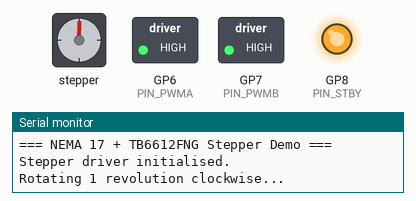
Bench run of a program on a simulated Raspberry Pi Pico. On the bench: stepper motor, switched loads named in the program (green lamp = pin HIGH), output pins drawn as LEDs (lit = HIGH), the last lines printed to the serial monitor. Wiring (inferred from the names in the program): stepper motor (200 steps per turn assumed): coils GP2, GP4, GP3, GP5. Pins used as bus, display or sensor lines are not drawn.

Above: at 2.05 s.
At 3.0 s:
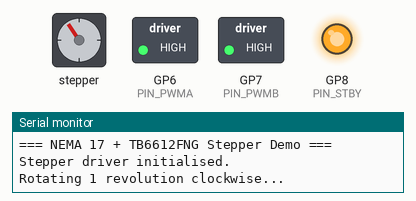
At 4.05 s:
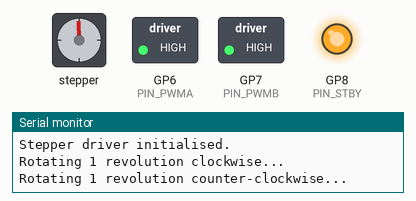
At 4.9 s:
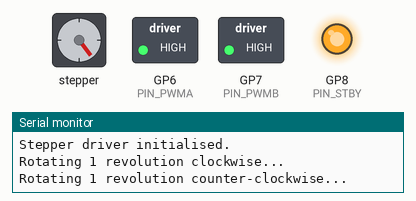
Timing chart, 0 to 11.1 s (numbered marks = the images above):
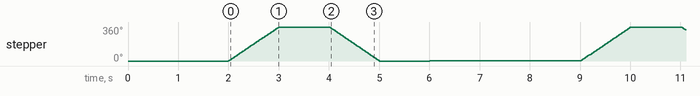

Measured:
- by itself, stepper: turns 360° clockwise in 1.0 s, then 360° counter-clockwise in 1.0 s, then 1° clockwise in 0.00 s, repeating every 7.0 s

The program:

main.cpp
```cpp
// =============================================================================
// main.cpp — Demo: spin a NEMA 17 stepper via TB6612FNG on Raspberry Pi Pico 2
// =============================================================================
//
// What this demo does:
//   1. Spin one full revolution clockwise          (200 steps)
//   2. Pause 1 second
//   3. Spin one full revolution counter-clockwise   (200 steps)
//   4. Pause 1 second
//   5. Release the motor (no holding torque)
//   6. Wait 3 seconds, then repeat
//
// Adjust STEP_DELAY_MS to change speed.  Lower = faster, but going below ~2 ms
// risks missed steps (the motor can't keep up).  5–10 ms is a safe start.
// =============================================================================

#include <Arduino.h>
#include "pins.h"
#include "stepper.h"

// Milliseconds between each step — controls motor speed
#define STEP_DELAY_MS 5

void setup() {
    // Start serial so we can print status messages
    Serial.begin(115200);

    // Small delay to let USB serial connect (helpful when debugging)
    delay(2000);
    Serial.println("=== NEMA 17 + TB6612FNG Stepper Demo ===");

    // Initialise the stepper driver (sets up pins, enables the TB6612FNG)
    stepper_init();
    Serial.println("Stepper driver initialised.");
}

void loop() {
    // --- Clockwise rotation ---
    Serial.println("Rotating 1 revolution clockwise...");
    stepper_move(STEPS_PER_REV, STEP_DELAY_MS);       // +200 steps = CW

    delay(1000);  // Pause between direction changes

    // --- Counter-clockwise rotation ---
    Serial.println("Rotating 1 revolution counter-clockwise...");
    stepper_move(-STEPS_PER_REV, STEP_DELAY_MS);      // -200 steps = CCW

    delay(1000);

    // --- Release the motor so it doesn't overheat while idle ---
    Serial.println("Releasing motor (no holding torque).");
    stepper_release();

    delay(3000);  // Wait before the next cycle
}
```

stepper.h
```cpp
// =============================================================================
// stepper.h — Simple stepper-motor driver for the TB6612FNG
// =============================================================================
//
// Drives a bipolar stepper (NEMA 17) through a TB6612FNG in full-step mode.
//
// Full-step sequence (two-phase-on):
//   Step 0:  A+  B+      (both coils energised, one direction each)
//   Step 1:  A-  B+
//   Step 2:  A-  B-
//   Step 3:  A+  B-
//
// "A+" means current flows AIN1→high, AIN2→low.
// "A-" means current flows AIN1→low,  AIN2→high.
// Same logic for B channel.
// =============================================================================

#ifndef STEPPER_H
#define STEPPER_H

#include <Arduino.h>

// ---- Public API ----

// Call once in setup() — configures all pins and brings the driver out of standby.
void stepper_init(void);

// Move the motor a given number of steps.
//   steps > 0  →  clockwise
//   steps < 0  →  counter-clockwise
//   step_delay_ms sets the pause between steps (lower = faster, but too low
//   and the motor will skip steps; 5–10 ms is a safe starting range).
void stepper_move(int steps, unsigned long step_delay_ms);

// De-energise both coils (motor can free-spin).  Saves power and reduces heat.
void stepper_release(void);

#endif // STEPPER_H
```

stepper.cpp
```cpp
// =============================================================================
// stepper.cpp — Implementation of the TB6612FNG stepper driver
// =============================================================================

#include "stepper.h"
#include "pins.h"

// ---- Internal state ----
// Tracks which of the 4 full-step phases we are on (0–3).
static uint8_t current_phase = 0;

// =============================================================================
// set_coils() — Apply one of the four full-step phase patterns
// =============================================================================
// Each phase energises both coils in a specific polarity combination.
// The TB6612FNG truth table for one channel:
//   IN1=H, IN2=L  →  motor terminal gets +V  ("forward")
//   IN1=L, IN2=H  →  motor terminal gets -V  ("reverse")
//   IN1=L, IN2=L  →  coast (we use this in stepper_release)
// =============================================================================
static void set_coils(uint8_t phase) {
    switch (phase) {

        case 0:  // A+  B+
            digitalWrite(PIN_AIN1, HIGH);
            digitalWrite(PIN_AIN2, LOW);
            digitalWrite(PIN_BIN1, HIGH);
            digitalWrite(PIN_BIN2, LOW);
            break;

        case 1:  // A-  B+
            digitalWrite(PIN_AIN1, LOW);
            digitalWrite(PIN_AIN2, HIGH);
            digitalWrite(PIN_BIN1, HIGH);
            digitalWrite(PIN_BIN2, LOW);
            break;

        case 2:  // A-  B-
            digitalWrite(PIN_AIN1, LOW);
            digitalWrite(PIN_AIN2, HIGH);
            digitalWrite(PIN_BIN1, LOW);
            digitalWrite(PIN_BIN2, HIGH);
            break;

        case 3:  // A+  B-
            digitalWrite(PIN_AIN1, HIGH);
            digitalWrite(PIN_AIN2, LOW);
            digitalWrite(PIN_BIN1, LOW);
            digitalWrite(PIN_BIN2, HIGH);
            break;
    }
}

// =============================================================================
// stepper_init() — Set up all GPIO pins and enable the driver
// =============================================================================
void stepper_init(void) {
    // Configure direction pins as outputs
    pinMode(PIN_AIN1, OUTPUT);
    pinMode(PIN_AIN2, OUTPUT);
    pinMode(PIN_BIN1, OUTPUT);
    pinMode(PIN_BIN2, OUTPUT);

    // Configure PWM pins as outputs
    pinMode(PIN_PWMA, OUTPUT);
    pinMode(PIN_PWMB, OUTPUT);

    // Configure standby pin as output
    pinMode(PIN_STBY, OUTPUT);

    // Drive both PWM pins HIGH so the H-bridges are fully enabled.
    // (For simple on/off stepping we don't need analogue PWM —
    //  just keep the channels enabled at full power.)
    digitalWrite(PIN_PWMA, HIGH);
    digitalWrite(PIN_PWMB, HIGH);

    // Bring the TB6612FNG out of standby so it can drive the motor.
    digitalWrite(PIN_STBY, HIGH);

    // Start at phase 0
    current_phase = 0;
    set_coils(current_phase);
}

// =============================================================================
// stepper_move() — Move the motor a given number of steps
// =============================================================================
//   steps > 0  →  advance phase 0→1→2→3→0…  (clockwise*)
//   steps < 0  →  advance phase 0→3→2→1→0…  (counter-clockwise*)
//
// * Actual rotation direction depends on wiring — swap a coil pair to reverse.
// =============================================================================
void stepper_move(int steps, unsigned long step_delay_ms) {

    // Determine direction: +1 for forward, -1 for reverse
    int direction = (steps > 0) ? 1 : -1;

    // Work with the absolute number of steps
    int total_steps = abs(steps);

    for (int i = 0; i < total_steps; i++) {

        // Advance (or retreat) through the 4-phase cycle.
        // Adding 4 before the modulo keeps the value positive even when
        // direction is -1.
        current_phase = (current_phase + direction + 4) % 4;

        // Apply the new coil pattern
        set_coils(current_phase);

        // Wait before the next step — this controls the motor speed
        delay(step_delay_ms);
    }
}

// =============================================================================
// stepper_release() — De-energise both coils
// =============================================================================
// Sets all direction pins LOW so no current flows through either coil.
// The motor shaft can now rotate freely (no holding torque).
// =============================================================================
void stepper_release(void) {
    digitalWrite(PIN_AIN1, LOW);
    digitalWrite(PIN_AIN2, LOW);
    digitalWrite(PIN_BIN1, LOW);
    digitalWrite(PIN_BIN2, LOW);
}
```

pins.h
```cpp
// =============================================================================
// pins.h — Pin assignments and motor constants
// =============================================================================
//
// WIRING OVERVIEW
// ---------------
// The TB6612FNG has two H-bridge channels (A and B).  A bipolar stepper like
// the NEMA 17 has two coils.  We drive one coil with channel A and the other
// with channel B.
//
//   TB6612FNG        Pico 2 GPIO
//   ---------        -----------
//   AIN1             GP2
//   AIN2             GP3
//   BIN1             GP4
//   BIN2             GP5
//   PWMA             GP6   (PWM speed control for coil A)
//   PWMB             GP7   (PWM speed control for coil B)
//   STBY             GP8   (HIGH = chip active, LOW = standby)
//
//   TB6612FNG        NEMA 17
//   ---------        -------
//   AO1              Coil A wire 1  (often BLACK)
//   AO2              Coil A wire 2  (often GREEN)
//   BO1              Coil B wire 1  (often RED)
//   BO2              Coil B wire 2  (often BLUE)
//
//   TB6612FNG        Power
//   ---------        -----
//   VM               Motor supply (8-12 V typical for NEMA 17)
//   VCC              3.3 V from Pico
//   GND              Common ground (Pico + motor supply)
//
// NOTE: Wire colours vary by manufacturer.  If the motor vibrates but doesn't
//       spin, swap one pair (e.g. swap AO1 and AO2).
// =============================================================================

#ifndef PINS_H
#define PINS_H

// --- Motor-driver control pins (directly wired to Pico 2 GPIOs) ---
#define PIN_AIN1  2   // Direction bit 1 for coil A
#define PIN_AIN2  3   // Direction bit 2 for coil A
#define PIN_BIN1  4   // Direction bit 1 for coil B
#define PIN_BIN2  5   // Direction bit 2 for coil B
#define PIN_PWMA  6   // PWM enable for channel A
#define PIN_PWMB  7   // PWM enable for channel B
#define PIN_STBY  8   // Standby pin (must be HIGH for driver to work)

// --- Stepper motor parameters ---
#define STEPS_PER_REV 200   // NEMA 17 = 1.8° per step → 200 steps / revolution

#endif // PINS_H
```
